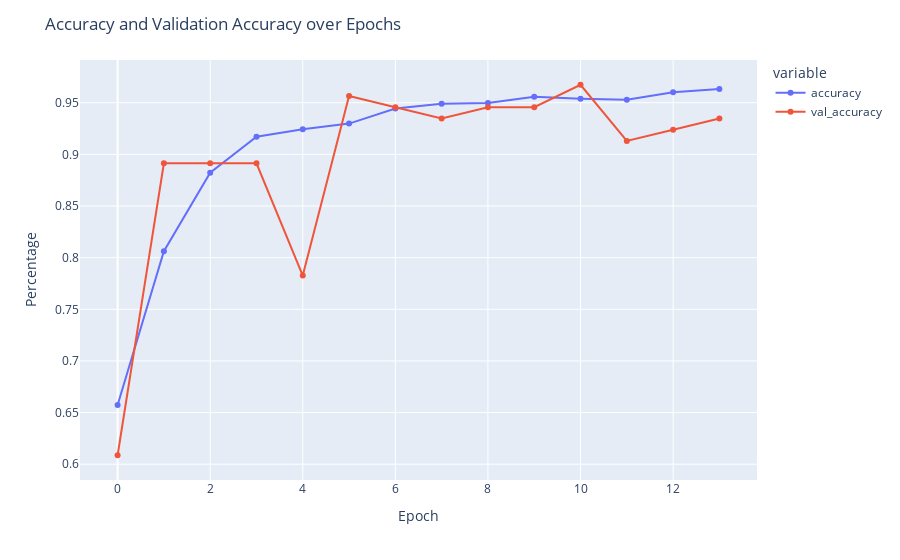
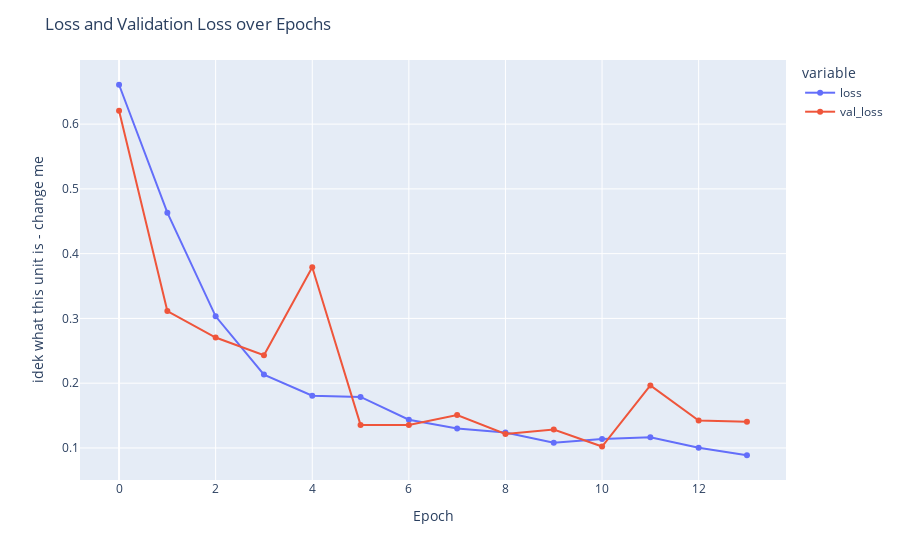

The code cell stored with these charts, in order, in its notebook:
### Code cell
plot_results(history3.history)
evaluate_results(Adam_32_64_64)

### Figure 1 — Plotly figure (JSON) as saved in the notebook; plotly's stock layout.template omitted (floating-point values rounded to 4 significant figures)
{"data": [{"hovertemplate": "variable=accuracy<br>index=%{x}<br>value=%{y}<extra></extra>", "legendgroup": "accuracy", "line": {"color": "#636efa", "dash": "solid"}, "mode": "lines+markers", "name": "accuracy", "orientation": "v", "showlegend": true, "type": "scatter", "x": [0, 1, 2, 3, 4, 5, 6, 7, 8, 9, 10, 11, 12, 13], "xaxis": "x", "y": [0.6573, 0.8062, 0.8822, 0.9171, 0.9244, 0.9298, 0.9444, 0.949, 0.9497, 0.9559, 0.954, 0.9528, 0.9601, 0.9632], "yaxis": "y"}, {"hovertemplate": "variable=val_accuracy<br>index=%{x}<br>value=%{y}<extra></extra>", "legendgroup": "val_accuracy", "line": {"color": "#EF553B", "dash": "solid"}, "mode": "lines+markers", "name": "val_accuracy", "orientation": "v", "showlegend": true, "type": "scatter", "x": [0, 1, 2, 3, 4, 5, 6, 7, 8, 9, 10, 11, 12, 13], "xaxis": "x", "y": [0.6087, 0.8913, 0.8913, 0.8913, 0.7826, 0.9565, 0.9457, 0.9348, 0.9457, 0.9457, 0.9674, 0.913, 0.9239, 0.9348], "yaxis": "y"}], "layout": {"legend": {"title": {"text": "variable"}, "tracegroupgap": 0}, "margin": {"t": 60}, "title": {"text": "Accuracy and Validation Accuracy over Epochs"}, "xaxis": {"anchor": "y", "domain": [0, 1], "title": {"text": "Epoch"}}, "yaxis": {"anchor": "x", "domain": [0, 1], "title": {"text": "Percentage"}}}}

### Figure 2 — Plotly figure (JSON) as saved in the notebook; plotly's stock layout.template omitted (floating-point values rounded to 4 significant figures)
{"data": [{"hovertemplate": "variable=loss<br>index=%{x}<br>value=%{y}<extra></extra>", "legendgroup": "loss", "line": {"color": "#636efa", "dash": "solid"}, "mode": "lines+markers", "name": "loss", "orientation": "v", "showlegend": true, "type": "scatter", "x": [0, 1, 2, 3, 4, 5, 6, 7, 8, 9, 10, 11, 12, 13], "xaxis": "x", "y": [0.6608, 0.4633, 0.3033, 0.2132, 0.1805, 0.1788, 0.1436, 0.1302, 0.1238, 0.1081, 0.1139, 0.1163, 0.1003, 0.08872], "yaxis": "y"}, {"hovertemplate": "variable=val_loss<br>index=%{x}<br>value=%{y}<extra></extra>", "legendgroup": "val_loss", "line": {"color": "#EF553B", "dash": "solid"}, "mode": "lines+markers", "name": "val_loss", "orientation": "v", "showlegend": true, "type": "scatter", "x": [0, 1, 2, 3, 4, 5, 6, 7, 8, 9, 10, 11, 12, 13], "xaxis": "x", "y": [0.6206, 0.3114, 0.2705, 0.2431, 0.379, 0.1356, 0.1353, 0.1508, 0.1217, 0.1284, 0.1021, 0.1966, 0.1423, 0.1404], "yaxis": "y"}], "layout": {"legend": {"title": {"text": "variable"}, "tracegroupgap": 0}, "margin": {"t": 60}, "title": {"text": "Loss and Validation Loss over Epochs"}, "xaxis": {"anchor": "y", "domain": [0, 1], "title": {"text": "Epoch"}}, "yaxis": {"anchor": "x", "domain": [0, 1], "title": {"text": "idek what this unit is - change me"}}}}
